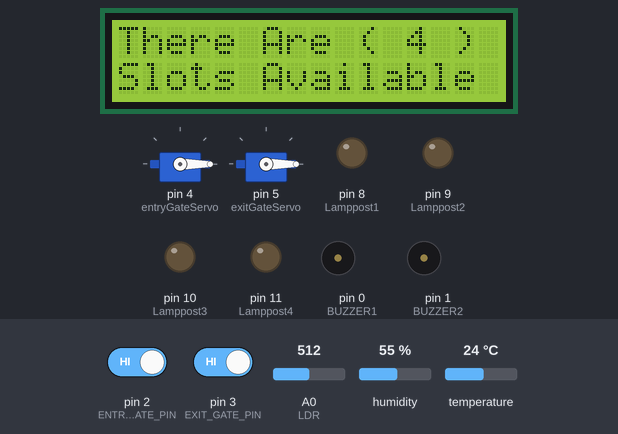
Bench run of a sketch on a simulated Arduino Uno, built with avr-gcc and run on an emulated ATmega328P. On the bench: 2 × servo, 16×2 character LCD, output pins drawn as LEDs (lit = HIGH), buzzer (waves = sounding, pin HIGH). Inputs (shaded band) come from the test bench; at power-on: pin 2 (ENTRY_GATE_PIN) HIGH, temperature 24 °C, A0 (LDR) = 512, pin 3 (EXIT_GATE_PIN) HIGH, humidity 55 %.

Above: at 5.3 s.
5.4 s: pin 2 (ENTRY_GATE_PIN) driven LOW
At 8.0 s:
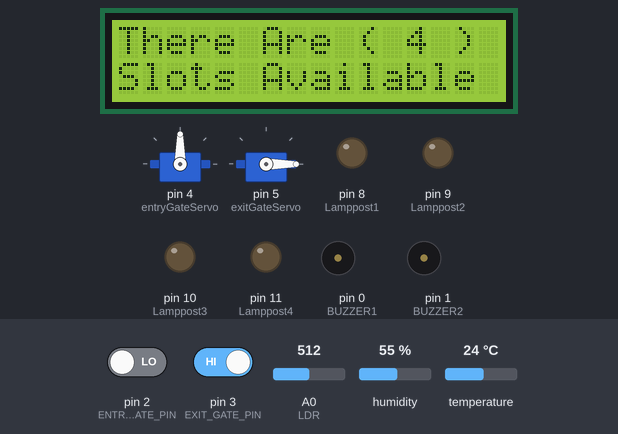
11.6 s: temperature set to 28 °C
15.4 s: temperature set to 31 °C
At 19.7 s:
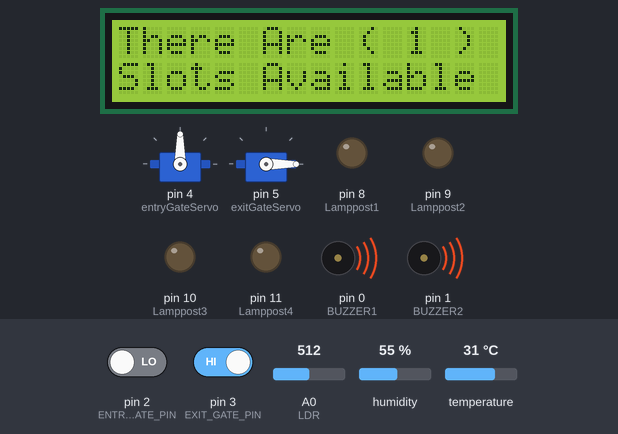
21.6 s: A0 (LDR) set to 493
At 24.5 s:
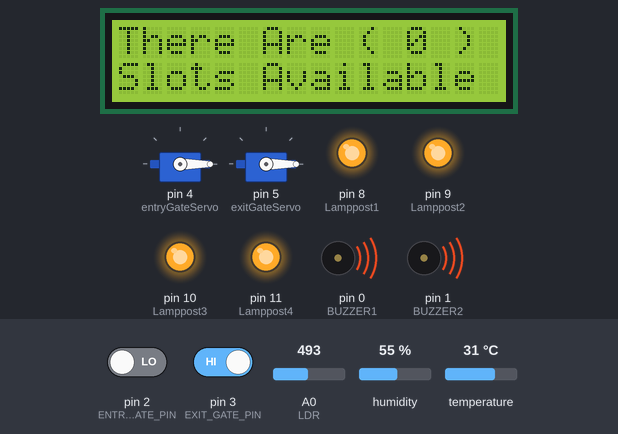
26.2 s: pin 3 (EXIT_GATE_PIN) driven LOW
At 28.5 s:
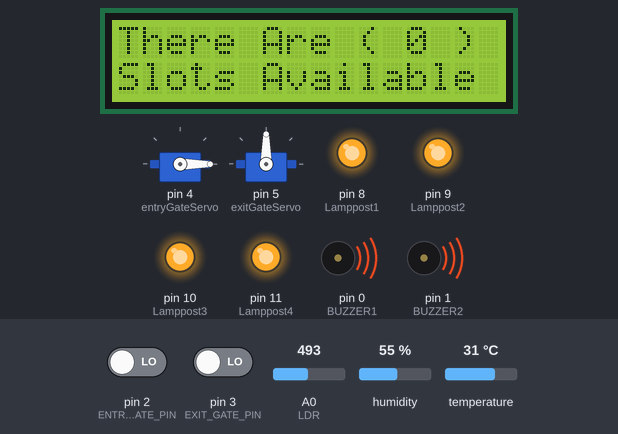
32.4 s: pin 3 (EXIT_GATE_PIN) driven HIGH
At 32.4 s:
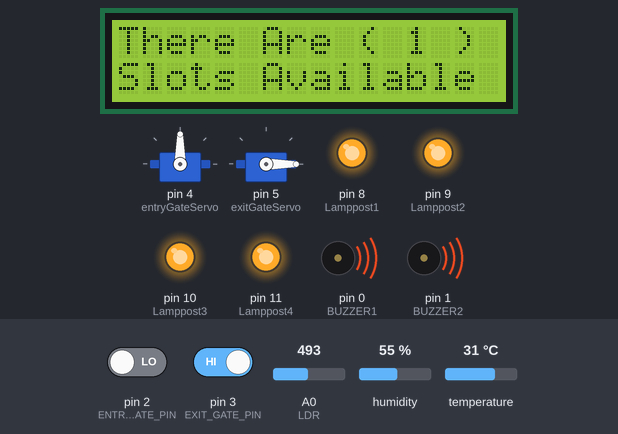
Timing chart, 0 to 39.6 s (numbered marks = the images above; inputs shaded):
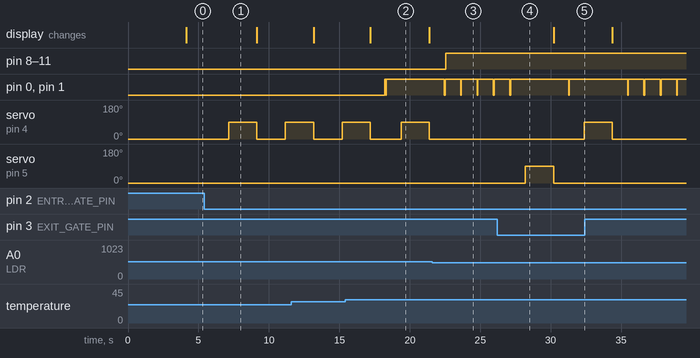

The sketch:

Sensors2.ino
```cpp
/****************************************************************************************
 * @name    : Sernsors.ino
 * @author  : ENG.Yosef Zaher / yousefalmarasi / mohamed tarek / yousef elnagar / marwan elshahiy / yousry alsaid
 * @brief   : I Made The Hall File ,This File Is The Seneor Project
              Project        -> Smart Garage System
              We Use Sensors -> {DHT11 ,IR ,LDR}
              DHT11          -> To detect if there is a Fire occures in the
                                Garage and Immediately Active The Emergency Mode
              IR             -> We Use Two IR Sensors to Put them One in Entery Gate
                                To Detect if Car is Go on The Garage or Not
                                And The Second One on the Outter Gate To detect if
                                Car Go out of The garage
              LDR            -> To Active Lamppost System in Night
****************************************************************************************/
/*Include Library Section Start*/
#include <Wire.h>
#include <LiquidCrystal_I2C.h>
#include <Servo.h>
#include <DHT.h>
/*Include Library Section End*/

/*Macros Section Start*/
#define ENTRY_GATE_PIN 2   // Pin for entry gate IR sensor
#define EXIT_GATE_PIN 3    // Pin for exit gate IR sensor
#define MAX_SLOTS 4        // Maximum parking slots
#define DHTTYPE DHT11 //DHT Sensor Type
#define DHT11_Pin A1 //DHT Sensor Pin

//Alarm System Pins
#define BUZZER1 0
#define BUZZER2 1
/**********************/


//Lapposts System Pins
#define Lamppost1 8
#define Lamppost2 9
#define Lamppost3 10
#define Lamppost4 11
#define Lamppost5 12
/**********************/

#define LDR A0 // LDR Sensor Pin
/*Macros Section End*/

/*Global Variable Section Start*/
Servo entryGateServo;     // Servo motor for entry gate
Servo exitGateServo;      // Servo motor for exit gate
DHT dht11(DHT11_Pin ,DHTTYPE) ;
LiquidCrystal_I2C lcd(0x27, 16, 2);  // LCD address, columns, rows

unsigned int Ldr_Val = 0 ; //Variable To Read LDR Sensor
float Dht11_Val = 0.0 ;  //Variable To Read DHT11 Sensor
int carCount = 0;  // Variable to count cars
/*Global Variable Section End*/

/*Setup Function Section Start*/
void setup() {

  /*Make The LDR , IR Sensors Pins INPUT*/
  pinMode(ENTRY_GATE_PIN, INPUT);
  pinMode(EXIT_GATE_PIN, INPUT);
  pinMode(LDR ,INPUT) ;
  /**************************************/

  /*Make The Alarm System Pins OUTPUT*/
  pinMode(BUZZER1 ,OUTPUT) ;
  pinMode(BUZZER2 ,OUTPUT) ;
  /**************************************/

  /*Make Lampposts System Pins OUTPUT Pins*/
  pinMode(Lamppost1 ,OUTPUT) ;
  pinMode(Lamppost2 ,OUTPUT) ;
  pinMode(Lamppost3 ,OUTPUT) ;
  pinMode(Lamppost4 ,OUTPUT) ;
  /***************************************/

  entryGateServo.attach(4);  // Servo motor pin for entry gate
  exitGateServo.attach(5);   // Servo motor pin for exit gate

  dht11.begin() ; //DHT11 Sensor Begin
  entryGateServo.write(0);   // Close entry gate
  exitGateServo.write(0);    // Close exit gate
  lcd.init();  // Initialize the LCD
  lcd.backlight();  // Turn on the backlight

  // Decoration For LCD Start
  lcd.setCursor(4, 0);
  lcd.print("WELCOME");
  lcd.setCursor(0, 1);
  lcd.print(" SMART  PARKING");
  delay(4000);
  lcd.clear();
  lcd.setCursor(0, 0);
  lcd.print("There Are (   )");
  lcd.setCursor(0, 1);
  lcd.print("Slots Available");
  /***************************************/
  updateLCD(); //Updating The LCD
}
/*Setup Function Section End*/

/*Loop Function Section Start*/
void loop() {
  delay(1000); //delay Time For 1 Second
  Ldr_Val = analogRead(LDR) ; // Read The Analog Value of The LDR Sensor
  Dht11_Val = dht11.readTemperature() ; //Read The Value Of the Temprature
  if(Dht11_Val >= 30) //If Yes
  {
    //Turn On the Alarm System
    digitalWrite(BUZZER1 ,HIGH) ;
    digitalWrite(BUZZER2 ,HIGH) ;
    delay(50) ;
    digitalWrite(BUZZER1 ,LOW) ;
    digitalWrite(BUZZER2 ,LOW) ;
    delay(50) ;
    digitalWrite(BUZZER1 ,HIGH) ;
    digitalWrite(BUZZER2 ,HIGH) ;
    delay(50) ;

  } else //If NO
  {
    //Turn Off the Alarm System
    digitalWrite(BUZZER1 ,LOW) ;
    digitalWrite(BUZZER2 ,LOW) ;
  }
  if(Ldr_Val <= 500) //If Yes
    {
      Lampposts_ON() ; //Turn On The Lampposts System
    }
    else //If NO
    {
      Lampposts_OOF() ; //Turn OFF The Lampposts System
    }
  // Check if a car is entering
  if (digitalRead(ENTRY_GATE_PIN) == LOW && carCount < MAX_SLOTS) {
    delay(1000);  // Debounce delay
    if (digitalRead(ENTRY_GATE_PIN) == LOW) {
      entryGateServo.write(90);  // Open entry gate
      delay(2000);  // Time for car to pass
      entryGateServo.write(0);   // Close entry gate
      carCount++;
      updateLCD();
    }
  }

  // Check if a car is exiting
  if (digitalRead(EXIT_GATE_PIN) == LOW && carCount > 0) {
    delay(1000);  // Debounce delay
    if (digitalRead(EXIT_GATE_PIN) == LOW) {
      exitGateServo.write(90);  // Open exit gate
      delay(2000);  // Time for car to pass
      exitGateServo.write(0);   // Close exit gate
      carCount--;
      updateLCD();
    }
  }
}
/*Loop Function Section End*/

/*SubPrograms Section Start*/

/**
  * @brief  :  Function To Update The Text on the LCD if Car in or out from Garage
  * @param  :  Void Param "There is No any Params"
  * @retval :  Void Return Value "There is no any Thing to Return"
**/
void updateLCD(void) {
  lcd.setCursor(12, 0);
  lcd.print(" ");  // Clear previous count
  lcd.setCursor(12, 0);
  lcd.print(MAX_SLOTS-carCount);
}

/**
  * @brief  :  Function To Turn On The Lampposts System
  * @param  :  Void Param "There is No any Params"
  * @retval :  Void Return Value "There is no any Thing to Return"
**/
void Lampposts_ON(void)
{
  digitalWrite(Lamppost1 ,HIGH) ;
  digitalWrite(Lamppost2 ,HIGH) ;
  digitalWrite(Lamppost3 ,HIGH) ;
  digitalWrite(Lamppost4 ,HIGH) ;
  digitalWrite(Lamppost5 ,HIGH) ;

}

/**
  * @brief  :  Function To Turn OOF The Lampposts System
  * @param  :  Void Param "There is No any Params"
  * @retval :  Void Return Value "There is no any Thing to Return"
**/
void Lampposts_OOF(void)
{
  digitalWrite(Lamppost1 ,LOW) ;
  digitalWrite(Lamppost2 ,LOW) ;
  digitalWrite(Lamppost3 ,LOW) ;
  digitalWrite(Lamppost4 ,LOW) ;
  digitalWrite(Lamppost5 ,LOW) ;

}
/*SubPrograms Section End*/


/*******************************************************************************************
*   @author                @date            @brief                                         *
*   ENG.Yosef Zaher        9May2024         I Made The Code of All Sensors                 *
*   ENG.Marwan Elshehawy   10May2024        Update The Servo Code To Solve The Problem     *
                                            Of The Bouncing Of the Servo                   *
********************************************************************************************/
```

Measured:
- the behaviour switches between 29 and 30 °C on temperature (found by bisection; images 1 and 2)
- the behaviour switches between 501 and 500 on A0 (LDR) (found by bisection; images 2 and 3)
- after the input at 5.4 s, servo on pin 4 (entryGateServo): 0° → 90° after 1.7 s, → 0° 2.0 s later, → 90° 2.0 s later
- after the input at 15.4 s, pin 0 (BUZZER1), pin 1 (BUZZER2): LOW → HIGH after 2.8 s, → LOW 0.05 s later, → HIGH 0.05 s later
- after the input at 21.6 s, pin 8 (Lamppost1), pin 9 (Lamppost2), pin 10 (Lamppost3), pin 11 (Lamppost4): LOW → HIGH after 0.96 s
- after the input at 26.2 s, pin 0 (BUZZER1), pin 1 (BUZZER2): HIGH → LOW after 5.1 s, → HIGH 0.05 s later; servo on pin 4 (entryGateServo): 0° → 90° after 6.2 s; servo on pin 5 (exitGateServo): 0° → 90° after 2.0 s, → 0° 2.0 s later
- after the input at 32.4 s, servo on pin 5 (exitGateServo): stays 0° (without the input it goes to 90° after 3.0 s)
